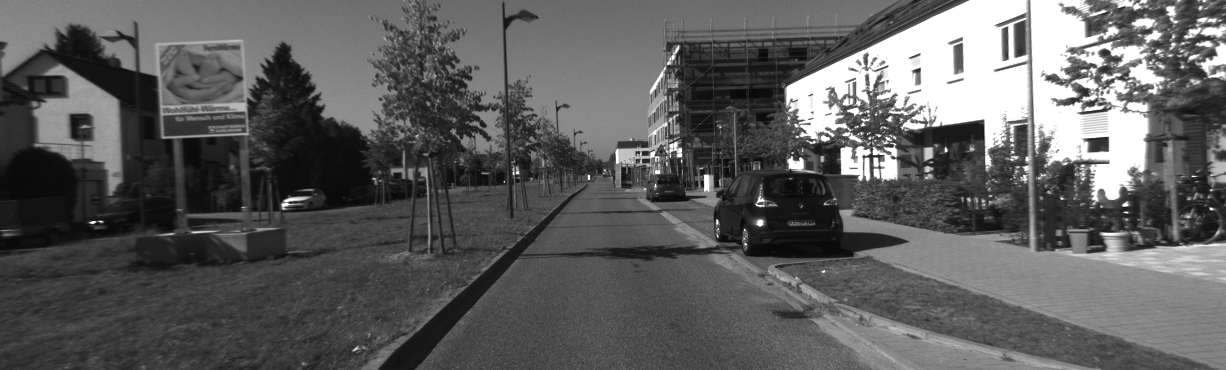
#> input picture Visual Odometry/KITTI_sequence_1/image_l/000000.png, 1226 x 370 px, found by its file name; its folder holds 4 pictures in this run
$ python VO.py
#> lines starting #> are read from the running program, lines starting #| are printed output that depends on the picture
import os
import numpy as np
import cv2
import time

# Matplotlib imports for plotting and animation
import matplotlib.pyplot as plt
import matplotlib.animation as animation


class VisualOdometry():
    """
    A class to handle the core Visual Odometry logic, including data loading,
    feature matching, and pose estimation.
    """
    def __init__(self, data_dir):
        self.K, self.P = self._load_calib(os.path.join(data_dir, 'calib.txt'))
        self.gt_poses = self._load_poses(os.path.join(data_dir, 'poses.txt'))
        self.images = self._load_images(os.path.join(data_dir, 'image_l'))
        self.orb = cv2.ORB_create(3000)
        FLANN_INDEX_LSH = 6
        index_params = dict(algorithm=FLANN_INDEX_LSH, table_number=6, key_size=12, multi_probe_level=1)
        search_params = dict(checks=50)
        self.flann = cv2.FlannBasedMatcher(indexParams=index_params, searchParams=search_params)

    @staticmethod
    def _load_calib(filepath):
#> called with filepath = 'KITTI_sequence_2/calib.txt'
        with open(filepath, 'r') as f:
#> (reads Visual Odometry/KITTI_sequence_1/calib.txt from the repository)
            params = np.fromstring(f.readline(), dtype=np.float64, sep=' ')
            P = np.reshape(params, (3, 4))
            K = P[0:3, 0:3]
        return K, P

    @staticmethod
    def _load_poses(filepath):
#> called with filepath = 'KITTI_sequence_2/poses.txt'
        poses = []
        with open(filepath, 'r') as f:
#> (reads Visual Odometry/KITTI_sequence_1/poses.txt from the repository)
            for line in f.readlines():
                T = np.fromstring(line, dtype=np.float64, sep=' ')
                T = T.reshape(3, 4)
                T = np.vstack((T, [0, 0, 0, 1]))
                poses.append(T)
        return poses

    @staticmethod
    def _load_images(filepath):
#> called with filepath = 'KITTI_sequence_2/image_l'
        image_paths = [os.path.join(filepath, file) for file in sorted(os.listdir(filepath))]
        return [cv2.imread(path, cv2.IMREAD_GRAYSCALE) for path in image_paths]
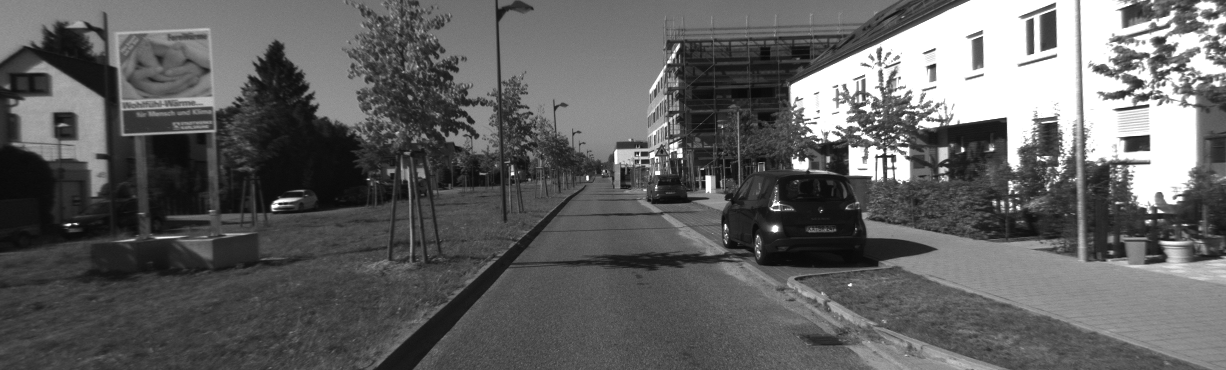
#> input picture Visual Odometry/KITTI_sequence_1/image_l/000001.png, 1226 x 370 px, found by its file name
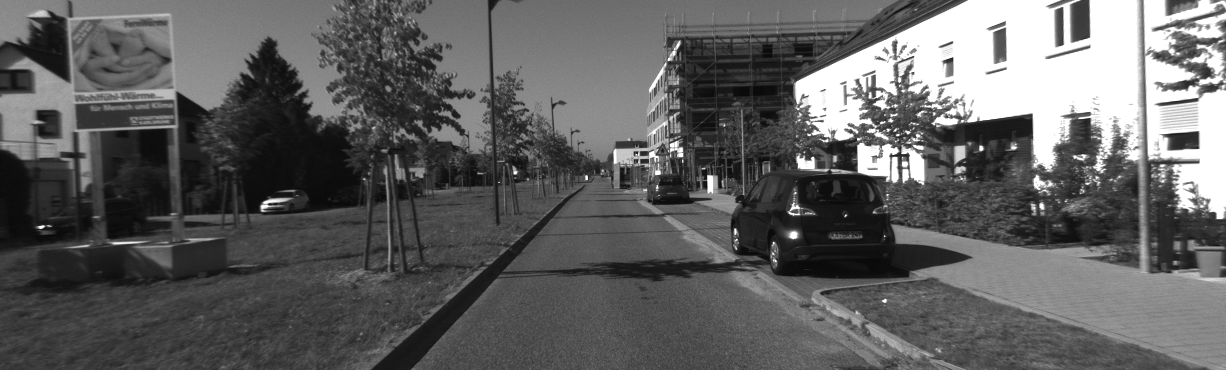
#> input picture Visual Odometry/KITTI_sequence_1/image_l/000002.png, 1226 x 370 px, found by its file name
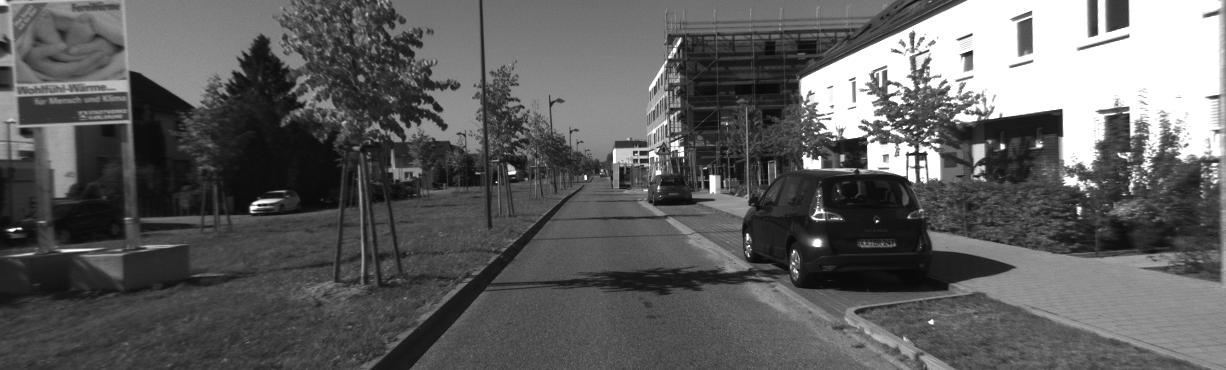
#> input picture Visual Odometry/KITTI_sequence_1/image_l/000003.png, 1226 x 370 px, found by its file name

    # [68 lines left out: functions _form_transf, get_matches, get_pose, decomp_essential_mat, not called in this run]

# --- 1. SETUP ---
data_dir = 'KITTI_sequence_2'
vo = VisualOdometry(data_dir)

# Create the figure and subplots. 1 row, 2 columns.
fig, (ax_video, ax_path) = plt.subplots(1, 2, figsize=(15, 6))

# Initialize state variables
current_pose = None
gt_path = []
est_path = []

# Initialize plot elements that will be updated in the animation.
line_gt, = ax_path.plot([], [], 'b-', label='Ground Truth')
line_est, = ax_path.plot([], [], 'g-', label='VO Estimate')
imshow_obj = ax_video.imshow(vo.images[0], cmap='gray')


# --- 2. THE ANIMATION UPDATE FUNCTION ---
def update(frame_index):
    """This function is called by FuncAnimation for each new frame."""
    global current_pose

    # Get the ground truth pose for the current frame
    gt_pose = vo.gt_poses[frame_index]

    # Initialize or update the VO pose
    if frame_index == 0:
        current_pose = gt_pose
        current_keypoints = [] # No keypoints to draw on the first frame
    else:
        q1, q2, current_keypoints = vo.get_matches(frame_index)
        if len(q1) > 5:
            try:
                transf = vo.get_pose(q1, q2)
                current_pose = np.matmul(current_pose, np.linalg.inv(transf))
            except (cv2.error, np.linalg.LinAlgError):
                # If pose estimation fails, continue with the previous pose
                pass

    # Append data for path plotting
    gt_path.append((gt_pose[0, 3], gt_pose[2, 3]))
    est_path.append((current_pose[0, 3], current_pose[2, 3]))

    # Update path plot data
    gt_x, gt_y = zip(*gt_path)
    est_x, est_y = zip(*est_path)
    line_gt.set_data(gt_x, gt_y)
    line_est.set_data(est_x, est_y)
    ax_path.relim()
    ax_path.autoscale_view()

    # --- ANNOTATE AND UPDATE VIDEO FRAME ---
    # Convert the frame to color to draw colored annotations
    frame_to_display = cv2.cvtColor(vo.images[frame_index], cv2.COLOR_GRAY2BGR)
    # Draw the keypoints found on the current frame in green
    annotated_frame = cv2.drawKeypoints(frame_to_display, current_keypoints, None, color=(0, 255, 0))
    # Update the video frame plot with the annotated image
    imshow_obj.set_data(annotated_frame)

    print(f"Processing frame {frame_index}")

    return [line_gt, line_est, imshow_obj]


# --- 3. SETUP AND RUN THE ANIMATION ---
# Set up plot aesthetics
ax_video.set_title('Video Feed with ORB Features')
ax_video.axis('off')
ax_path.set_title('Path Plot')
ax_path.set_xlabel('x (meters)')
ax_path.set_ylabel('z (meters)')
ax_path.legend()
ax_path.set_aspect('equal', adjustable='box')

# Create the animation object with all our desired settings
ani = animation.FuncAnimation(fig, update, frames=len(vo.images),
                              interval=200,      # Slower speed (200ms delay = 5 FPS)
                              blit=False,        # Needed for changing axis limits
                              repeat=False)      # Run animation only once

# Ensure a tight layout before saving or showing
plt.tight_layout()

# [11 lines of commented-out code are left out]
plt.show()
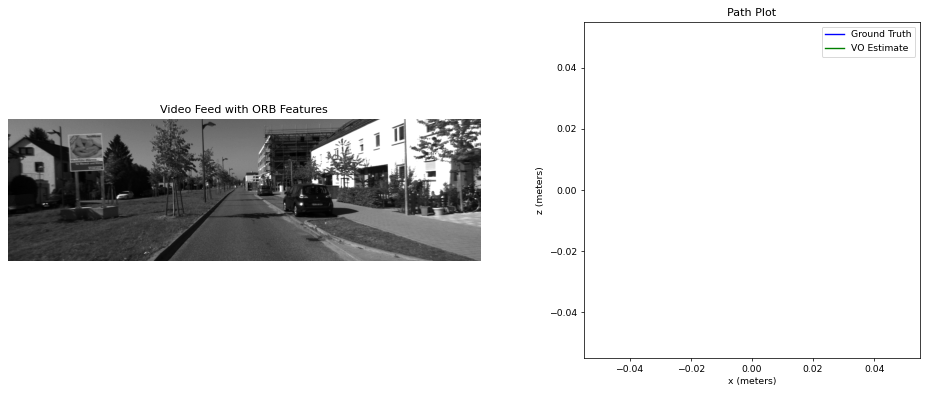
#> figure drawn by matplotlib, 2 panels
